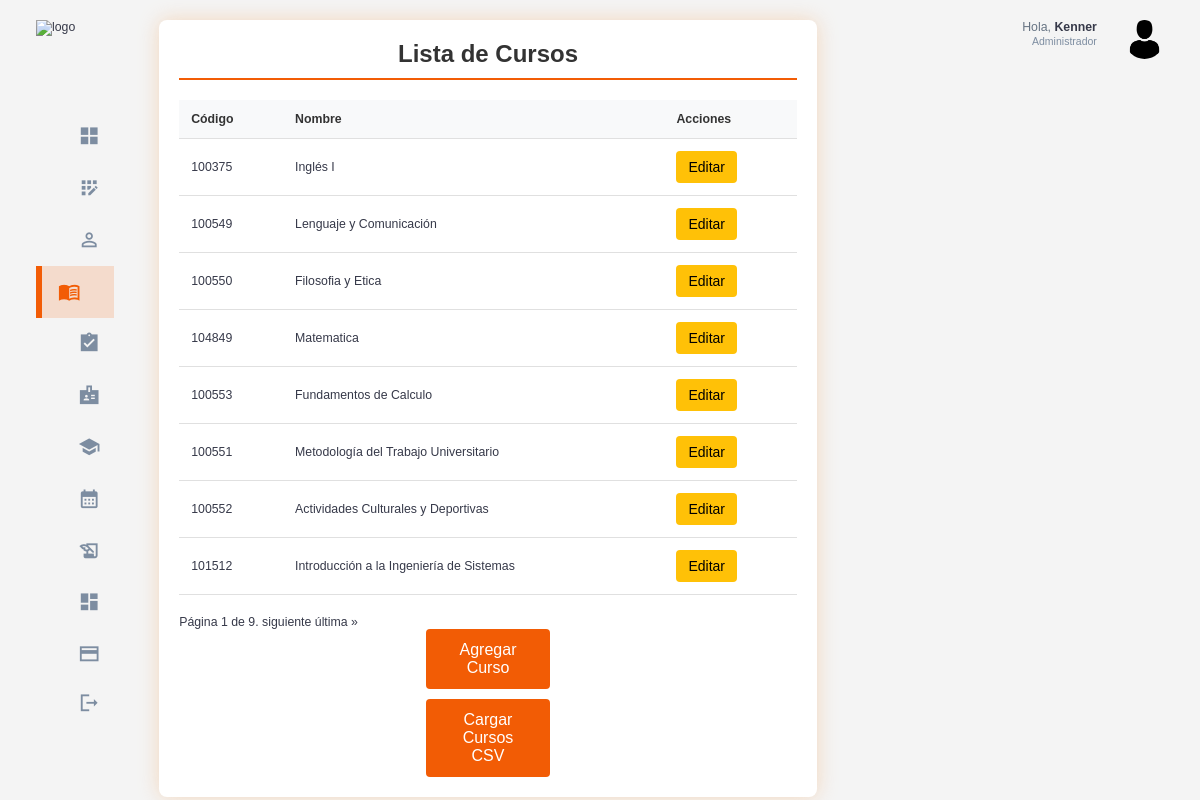
/cursos/ (signed in), run on the app's committed database.
### cursos/models.py (models this page shows, shortened)
class Curso(models.Model):
    codigo = models.CharField(max_length=10, unique=True)  # Campo único
    nombre = models.CharField(max_length=100)
    descripcion = models.TextField(null=True, blank=True)
    creditos = models.IntegerField()
    ciclo = models.IntegerField(validators=[MinValueValidator(1), MaxValueValidator(10)])
    pre_requisitos = models.ManyToManyField('self', symmetrical=False, related_name='requisitos_para', blank=True)

### usuarios/models.py (models this page shows, shortened)
class Usuario(AbstractUser):
    id = models.AutoField(primary_key=True)
    rol = models.ForeignKey(Rol, on_delete=models.CASCADE, null=True, blank=False)

### usuarios/decorators.py (the view)
        def _wrapped_view(request, *args, **kwargs):
            if request.user.is_authenticated and (request.user.rol.nombre_rol == role or request.user.rol.is_admin):
                return view_func(request, *args, **kwargs)
            else:
                raise PermissionDenied  # Lanza un error si no tiene el rol correcto

### cursos/views.py (called while the page is built)
@login_required
@role_required('Administrador')
def listar_cursos(request):
    cursos = Curso.objects.all().order_by('ciclo')
    paginator = Paginator(cursos, 8)
    page_number = request.GET.get('page')
    cursos = paginator.get_page(page_number)
    return render(request, 'cursos/listar_cursos.html', {'cursos': cursos})

### templates/cursos/listar_cursos.html (shortened to what this page needs)
{% extends 'base.html' %}
{% load static %}
{% block extra_css %}
    <link rel="stylesheet" href="{% static 'css/student_list.css' %}">
{% endblock %}
{% block content %}
<div class="student-list-container">
    <h2>Lista de Cursos</h2>
    <div class="table-responsive">
        <table class="student-table">
            <thead>
                <tr>
                  <th>Código</th>
                  <th>Nombre</th>
                  <th>Acciones</th>
                </tr>
            </thead>
            <tbody>
                {% for curso in cursos %}
                <tr>
                  <td>{{ curso.codigo }}</td>
                  <td>{{ curso.nombre }}</td>
                  <td>
                    <a href="{% url 'editar_curso' curso.pk %}"class="btn btn-edit">Editar</a>
                  </td>
                </tr>
                {% empty %}
                <tr>
                    <td colspan="7">No hay cursos en lista.</td>
                </tr>
                {% endfor %}
            </tbody>
        </table>
    </div>
    <div class="pagination">
        <span class="step-links">
            <span class="current">
                Página {{ cursos.number }} de {{ cursos.paginator.num_pages }}.
            </span>
            {% if cursos.has_next %}
                <a href="?page={{ cursos.next_page_number }}">siguiente</a>
                <a href="?page={{ cursos.paginator.num_pages }}">última &raquo;</a>
            {% endif %}
        </span>
    </div>
    <a href="{% url 'agregar_curso' %}" class="btn btn-add">Agregar Curso</a>
    <a href="{% url 'cargar_cursos_csv' %}" class="btn btn-add btn-carga">Cargar Cursos CSV</a>
</div>
{% endblock %}

### templates/base.html (shortened to what this page needs)
{% load static %}
<!DOCTYPE html>
<html lang="en">
<head>
    <link rel="stylesheet" href="{% static 'css/base.css' %}">
    {% block extra_css %}{% endblock %}
</head>
<body>
    <div class="container">
        <aside>
            <div class="top">
                <div class="logo">
                    <img src="/static/assets/logo_base.png" alt="logo">
                </div>
            </div>
            <div class="sidebar">
                <a href="{% url 'home_admin' %}" class="active">
                    <span class="material-icons-sharp">grid_view</span>
                </a>
                <a href="{% url 'registrar_usuario' %}" >
                    <span class="material-icons-sharp">app_registration</span>
                </a>
                <a href="{% url 'listar_estudiantes' %}">
                    <span class="material-icons-sharp">person_outline</span>
                </a>
                <a href="{% url 'listar_cursos' %}">
                    <span class="material-icons-sharp">menu_book</span>
                </a>
                <a href="{% url 'listar_estudiantes_historial' %}">
                    <span class="material-icons-sharp">assignment_turned_in</span>
                </a>
                <a href="{% url 'listar_profesores' %}">
                    <span class="material-icons-sharp">badge</span>
                </a>
                <a href="{% url 'listar_semestres' %}">
                    <span class="material-icons-sharp">school</span>
                </a>
                <a href="{% url 'listar_secciones' %}">
                    <span class="material-icons-sharp">calendar_month</span>
                <a href="{% url 'listar_matriculas' %}">
                    <span class="material-icons-sharp">history_edu</span>
                </a>
                <a href="{% url 'estadisticas_generales' %}">
                    <span class="material-icons-sharp">dashboard</span>
                <a href="{% url 'lista_pagos' %}">
                    <span class="material-icons-sharp">payment</span>
                </a>
                <a href="{% url 'signout' %}">
                    <span class="material-icons-sharp">logout</span>
                </a>
            </div>
        </aside>
        <main>
            {% block content %}
            {% endblock %}
        </main>
        <div class="right">
            <div class="top">
                <div class="profile">
                    <div class="info">
                        <p>Hola, <b>{{ request.user.username }}</b></p>
                        <small class="text-muted">Administrador</small>
                    </div>
                    <div class="profile-photo">
                        <img src="/static/assets/perfil_admin.png" alt="perfil_admin">
                    </div>
                </div>
            </div>
        </div>
    </div>
</body>
</html>

### static/css/base.css (style rules this page uses)
:root { --color-primary: #F25C05; --color-danger: #F26938; --color-success: #41f1b6; --color-warning: #F2A172; --color-white: #fff; --color-info-dark: #7d8da1; --color-info-light: #dce1eb; --color-dark: #363949; --color-light: #f2a1724f; --color-primary-variant: #8f5100; --color-dark-variant: #677483; --color-background: #f6f6f9; --card-border-radius: 2rem; --border-radius-1: 0.4rem; --border-radius-2: 0.8rem; --border-radius-3: 1.2rem; --card-padding: 1.8rem; --padding-1: 1.2rem; --box-shadow: 0 2rem 3rem var(--color-light) }
* { margin: 0; padding: 0; outline: 0; appearance: none; border: 0; text-decoration: none; list-style: none; box-sizing: border-box; }
html { font-size: 14px; }
body { width: 100vw; height: 100vh; font-family: Arial, sans-serif; font-size: 0.88rem; background: var(--color-background); user-select: none; overflow-x: hidden; color: var(--color-dark); }
.container { display: grid; width: 96%; margin: 0 auto; gap: 1.8rem; grid-template-columns: 16rem auto 23rem; }
a { color: var(--color-dark); }
img { display: block; width: 100%; }
h2 { font-size: 1.4rem; }
small { font-size: 0.75rem; }
.profile-photo { width: 2.8rem; height: 2.8rem; border-radius: 50%; overflow: hidden; }
.text-muted { color: var(--color-info-dark); }
p { color: var(--color-dark-variant); }
b { color: var(--color-dark); }
aside { height: 100vh; width: 16rem; }
aside .top { display: flex; align-items: center; justify-content: space-between; margin-top: 1.4rem; }
aside .logo { display: flex; gap: 0.8rem; }
aside .logo img { width: 12.5rem; height: 4.5rem; }
aside .sidebar { display: flex; flex-direction: column; height: 86vh; position: relative; top: 3rem; }
aside .sidebar a { display: flex; color: var(--color-info-dark); margin-left: 2rem; gap: 1rem; align-items: center; position: relative; height: 3.7rem; transition: all 300ms ease; padding: 0 1rem; white-space: nowrap; overflow: hidden; text-overflow: ellipsis; }
aside .sidebar a span { font-size: 1.6rem; transition: all 300ms ease; }
aside .sidebar a:last-child { position: absolute; bottom: 2rem; width: 100%; }
aside .sidebar a.active { background-color: var(--color-light); color: var(--color-primary); margin-left: 0; padding-left: calc(1rem - 3px); }
aside .sidebar a.active:before { content: ''; width: 6px; height: 100%; background: var(--color-primary); position: absolute; left: 0; }
aside .sidebar a.active span { color: var(--color-primary); margin-left: calc(1rem - 3px); }
main { margin-top: 1.4rem; }
.right { margin-top: 1.4rem; }
.right .top { display: flex; justify-content: end; gap: 2rem; }
.right .top .profile { display: flex; gap: 2rem; text-align: right; }
@media screen and (max-width: 1200px) { .container { width: 94%; grid-template-columns: 7rem auto 23rem; } }
@media screen and (max-width: 1200px) { aside .sidebar a { width: 5.6rem; } }
@media screen and (max-width: 1200px) { aside .sidebar a:last-child { position: relative; margin-top: 1.8rem; } }
@media screen and (max-width: 1200px) { aside .logo img { top: 10px; width: 8.2rem; height: 3.5rem; } }

### static/css/student_list.css (style rules this page uses)
body { margin: 0; padding: 0; font-family: Arial, sans-serif; background-color: #f4f4f4; }
.student-list-container { width: 100%; max-width: 1200px; margin: 0 auto; padding: 20px; background-color: #ffffff; border-radius: 8px; box-shadow: 0 0 20px rgba(243, 184, 128, 0.473); box-sizing: border-box; }
.student-list-container h2 { text-align: center; margin-bottom: 20px; padding-bottom: 10px; border-bottom: 2px solid #F25C05; color: #333; font-size: 24px; }
.table-responsive { overflow-x: auto; -webkit-overflow-scrolling: touch; }
.student-table { width: 100%; border-collapse: collapse; margin-bottom: 20px; }
.student-table th, .student-table td { padding: 12px; text-align: left; border-bottom: 1px solid #e0e0e0; }
.student-table th { background-color: #f8f9fa; font-weight: bold; color: #333; }
.btn { display: inline-block; padding: 8px 12px; border: none; border-radius: 4px; cursor: pointer; font-size: 14px; text-decoration: none; transition: background-color 0.3s; text-align: center; }
.btn-edit { background-color: #ffc107; color: #000; }
.btn-add { background-color: #F25C05; color: #fff; padding: 12px 20px; font-size: 16px; display: block; width: 20%; margin: auto; }
.btn-carga { margin-top: 10px; }

### data on the page
Curso: codigo "100375", nombre "Inglés I"
Curso: codigo "100549", nombre "Lenguaje y Comunicación"
Curso: codigo "100550", nombre "Filosofia y Etica"
Curso: codigo "104849", nombre "Matematica"
Curso: codigo "100553", nombre "Fundamentos de Calculo"
Curso: codigo "100551", nombre "Metodología del Trabajo Universitario"
Curso: codigo "100552", nombre "Actividades Culturales y Deportivas"
Curso: codigo "101512", nombre "Introducción a la Ingeniería de Sistemas"
Usuario: user.username "Kenner"

### other printed values
{{ cursos.number }} "1"
{{ cursos.paginator.num_pages }} "9"
